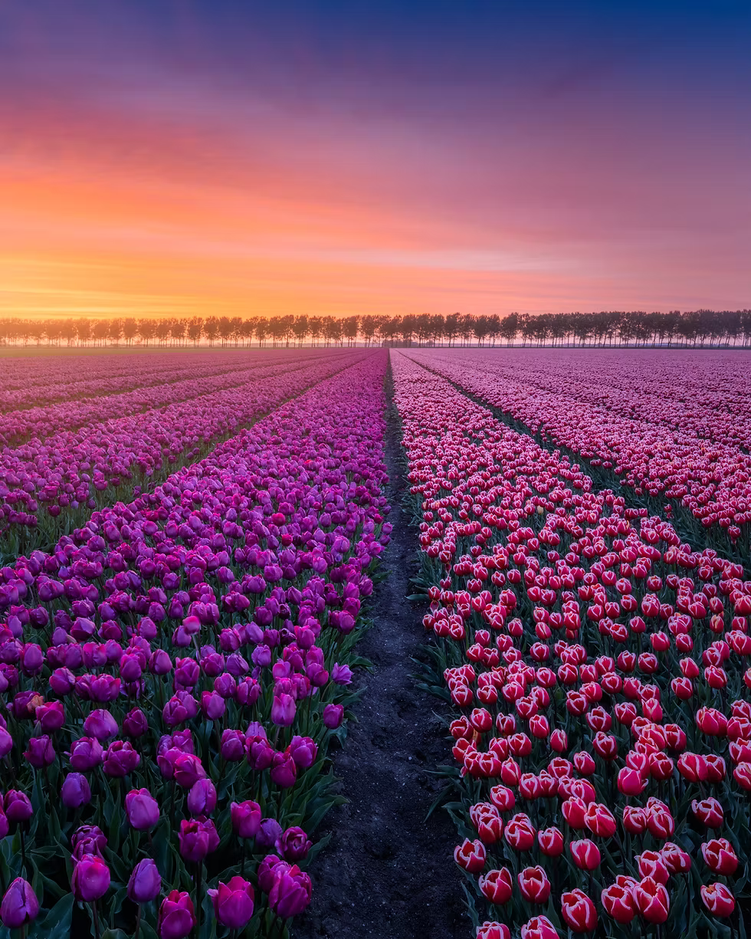
#> input picture task_2/subtask_2/img.png, 751 x 939 px, shrunk from 980 x 1225 before the run
$ python main.py
#> lines starting #> are read from the running program, lines starting #| are printed output that depends on the picture
from PIL import Image

def main():
    image = Image.open("img.png")
#> image is the input picture: PIL image 751x939 RGBA; mean R, G, B, A 115.8, 66.1, 96.8, 255
    bw_image = image.convert("L")
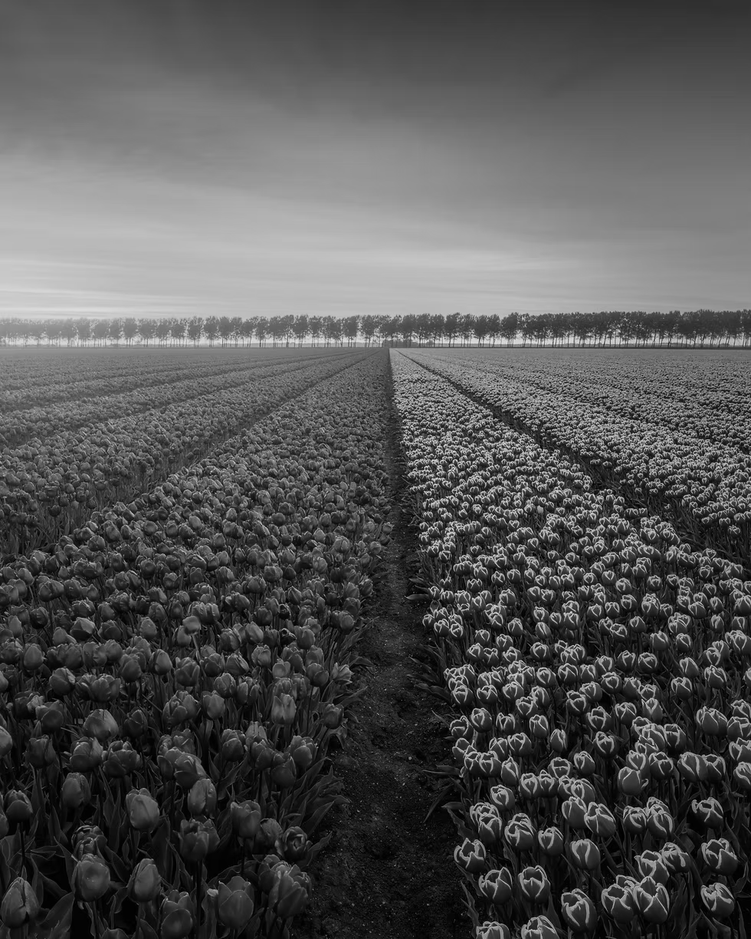
#> bw_image: PIL image 751x939 L; min 0, max 232, mean 84.5
    bw_image.show()

main()
